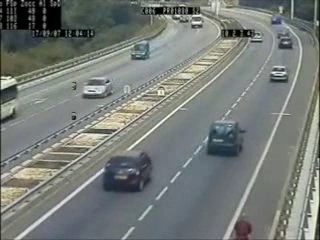
#> input picture frame 75 of MasterOpenCV/images/cars.avi, 320 x 240 px
$ jupyter execute '43 - Optical Flow Object Detection.ipynb'
#> lines starting #> are read from the running program, lines starting #| are printed output that depends on the picture; after the words box and inside, x2 and y2 are one past the last pixel; in counts of white or black regions, pixels touching at a corner belong together
[cell 1]
import numpy as np
import cv2

[cell 2]
# Load video stream
cap = cv2.VideoCapture('./MasterOpenCV/images/cars.avi')

# Set parameters for ShiTomasi corner detection
feature_params = dict( maxCorners = 100,
                       qualityLevel = 0.3,
                       minDistance = 7,
                       blockSize = 7 )

# Set parameters for lucas kanade optical flow
lucas_kanade_params = dict( winSize  = (15,15),
                  maxLevel = 2,
                  criteria = (cv2.TERM_CRITERIA_EPS | cv2.TERM_CRITERIA_COUNT, 10, 0.03))

# Create some random colors
# Used to create our trails for object movement in the image
color = np.random.randint(0,255,(100,3))

# Take first frame and find corners in it
ret, prev_frame = cap.read()
#> prev_frame is the input picture: shape (240, 320, 3); mean B, G, R 120, 123.9, 118.8
prev_gray = cv2.cvtColor(prev_frame, cv2.COLOR_BGR2GRAY)

# Find inital corner locations
prev_corners = cv2.goodFeaturesToTrack(prev_gray, mask = None, **feature_params)
#> prev_corners = 38 rows, first 8: [164, 11], [2, 79], [1, 86], [177, 12], [190, 11], [152, 9], [197, 11], [160, 92]

mask = np.zeros_like(prev_frame)

while(1):
    ret, frame = cap.read()
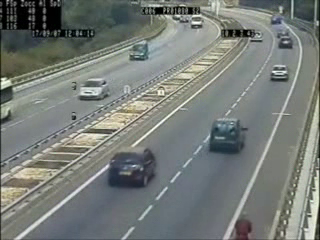
#> input picture frame 76 of MasterOpenCV/images/cars.avi, 320 x 240 px
#> frame is the input picture: shape (240, 320, 3); mean B, G, R 119.9, 124, 118.8
    frame_gray = cv2.cvtColor(frame, cv2.COLOR_BGR2GRAY)

    # calculate optical flow
    new_corners, status, errors = cv2.calcOpticalFlowPyrLK(prev_gray,
                                                           frame_gray,
                                                           prev_corners,
                                                           None,
                                                           **lucas_kanade_params)
#> new_corners = 38 rows, first 8: [164, 11.01], [-3.48, 80.46], [-3.05, 86.7], [177.1, 12], [190, 11.04], [152, 9.03], [197, 11.08], [160, 92]; status = 38 values from 1 to 1; errors = 38 values, max 38.46 at index 2, min 0.48 at index 30, mean 4.9

    # Select and store good points
    good_new = new_corners[status==1]
#> good_new = 38 pairs, first value -3.48 to 318, second value 1 to 230
    good_old = prev_corners[status==1]
#> good_old = 38 pairs, first value 1 to 318, second value 1 to 230

    # Draw the tracks
    for i,(new,old) in enumerate(zip(good_new, good_old)):
        a, b = new.ravel()
        c, d = old.ravel()
        mask = cv2.line(mask, (a,b),(c,d), color[i].tolist(), 2)
        frame = cv2.circle(frame, (a,b), 5, color[i].tolist(),-1)
#> this loop made 38 passes
#> (a, b, c, d) on passes 1 to 12: (164, 11.01, 164, 11), (-3.48, 80.46, 2, 79), (-3.05, 86.7, 1, 86), (177.1, 12, 177, 12), (190, 11.04, 190, 11), (152, 9.03, 152, 9), (197, 11.08, 197, 11), (160, 92, 160, 92), (249.1, 33.81, 249, 34), (307, 217, 307, 217), (304, 230, 304, 230), (79, 34, 79, 34)
#> pass 2, `mask = cv2.line(mask, (a,b),(c,d), color[i].tolist(), 2)`:
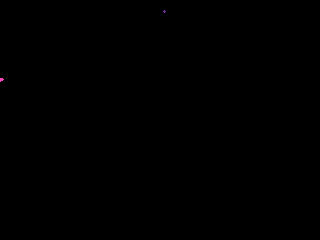
#> mask: shape (240, 320, 3); mean of channels 0, 1, 2 0, 0, 0; drawn as B, G, R
#> after the loop:
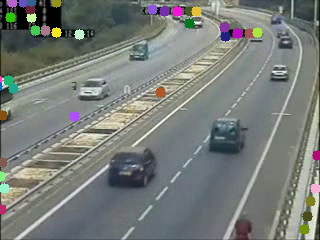
#> frame: shape (240, 320, 3); mean B, G, R 120.7, 124.9, 120.2
#> after the loop:
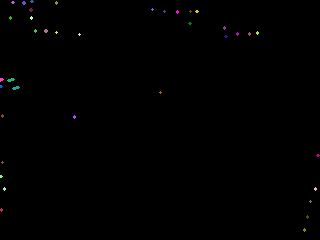
#> mask: shape (240, 320, 3); 0.39% of pixels changed, all inside (x1, y1, x2, y2) = (0, 0, 320, 232); drawn as B, G, R

    img = cv2.add(frame,mask)

    # Show Optical Flow
    cv2.imshow('Optical Flow - Lucas-Kanade',img)
    if cv2.waitKey(1) == 13: #13 is the Enter Key
#> (key Esc is pressed here)
        break

    # Now update the previous frame and previous points
    prev_gray = frame_gray.copy()
    prev_corners = good_new.reshape(-1,1,2)
#> prev_corners has the same summary as new_corners

cv2.destroyAllWindows()
cap.release()

## Dense Optical Flow

[cell 3]
import cv2
import numpy as np

# Load video stream
cap = cv2.VideoCapture("./MasterOpenCV/images/cars.avi")

# Get first frame
ret, first_frame = cap.read()
previous_gray = cv2.cvtColor(first_frame, cv2.COLOR_BGR2GRAY)
hsv = np.zeros_like(first_frame)
hsv[...,1] = 255

while True:

    # Read of video file
    ret, frame2 = cap.read()
    next = cv2.cvtColor(frame2,cv2.COLOR_BGR2GRAY)

    # Computes the dense optical flow using the Gunnar Farneback’s algorithm
    flow = cv2.calcOpticalFlowFarneback(previous_gray, next,
                                        None, 0.5, 3, 15, 3, 5, 1.2, 0)

    # use flow to calculate the magnitude (speed) and angle of motion
    # use these values to calculate the color to reflect speed and angle
    magnitude, angle = cv2.cartToPolar(flow[...,0], flow[...,1])
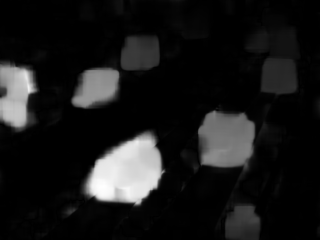
#> magnitude: shape (240, 320) float32; min 1.53e-05, max 6.73, mean 0.675; drawn with min black and max white
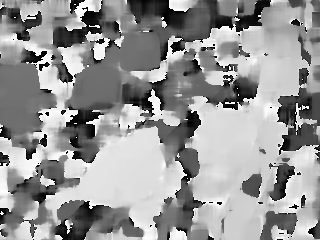
#> angle: shape (240, 320) float32; min 5.17e-05, max 6.28, mean 3.72; drawn with min black and max white
    hsv[...,0] = angle * (180 / (np.pi/2))
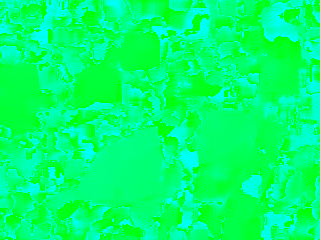
#> hsv: shape (240, 320, 3); mean of channels 0, 1, 2 110.8, 255, 0; drawn as B, G, R
    hsv[...,2] = cv2.normalize(magnitude, None, 0, 255, cv2.NORM_MINMAX)
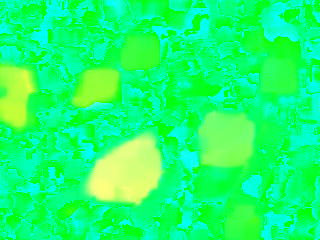
#> hsv: shape (240, 320, 3); mean of channels 0, 1, 2 110.8, 255, 25.1; drawn as B, G, R
    final = cv2.cvtColor(hsv, cv2.COLOR_HSV2BGR)
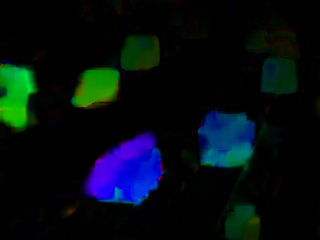
#> final: shape (240, 320, 3); mean B, G, R 16.3, 12.8, 3.4

    # Show our demo of Dense Optical Flow
    cv2.imshow('Dense Optical Flow', final)
    if cv2.waitKey(1) == 13: #13 is the Enter Key
#> (key Esc is pressed here)
        break

    # Store current image as previous image
    previous_gray = next

cap.release()
cv2.destroyAllWindows()

$ run again, starting later in the video
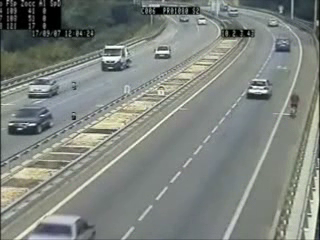
#> input picture frame 337 of MasterOpenCV/images/cars.avi, 320 x 240 px
#> prev_frame is the input picture: shape (240, 320, 3); mean B, G, R 126.3, 131.7, 126
#> `prev_corners = cv2.goodFeaturesToTrack(prev_gray, mask = None, **featu..`: prev_corners = 47 rows, first 8: [165, 12], [122, 50], [173, 9], [190, 11], [152, 9], [249, 34], [73, 118], [122, 58]
#> new_corners = 47 rows, first 8: [165, 12], [120.3, 50.52], [173, 8.99], [190, 10.98], [152, 9], [249, 34], [73.01, 118], [120.3, 58.49]; status = 47 values from 1 to 1; errors = 47 values, max 25.78 at index 43, min 0 at index 39, mean 3.5
#> good_new = 47 pairs, first value 2.01 to 315, second value 2.99 to 228
#> good_old = 47 pairs, first value 2 to 315, second value 3 to 228
#> the loop `for i,(new,old) in enumerate(zip(good_new, good_old)):` made 47 passes
#> (a, b, c, d) on passes 1 to 8: (165, 12, 165, 12), (120.3, 50.52, 122, 50), (173, 8.99, 173, 9), (190, 10.98, 190, 11), (152, 9, 152, 9), (249, 34, 249, 34), (73.01, 118, 73, 118), (120.3, 58.49, 122, 58)
#> after the loop `for i,(new,old) in enumerate(zip(good_new, good_old)):`:
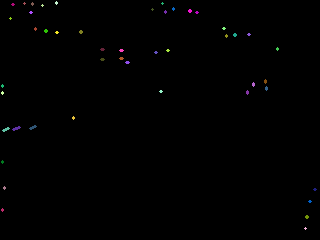
#> mask: shape (240, 320, 3); mean of channels 0, 1, 2 0.7, 0.7, 0.7; drawn as B, G, R
#> `prev_corners = good_new.reshape(-1,1,2)`: prev_corners has the same summary as new_corners
#> `final = cv2.cvtColor(hsv, cv2.COLOR_HSV2BGR)`:
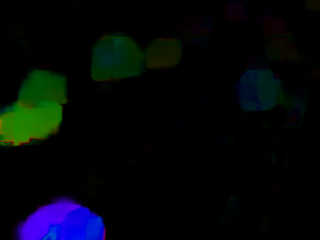
#> final: shape (240, 320, 3); mean B, G, R 9.3, 6.9, 3.2

$ run again, starting later in the video
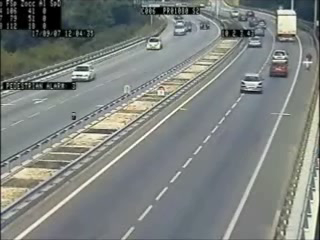
#> input picture frame 600 of MasterOpenCV/images/cars.avi, 320 x 240 px
#> prev_frame is the input picture: shape (240, 320, 3); mean B, G, R 126.6, 129.8, 124.9
#> `prev_corners = cv2.goodFeaturesToTrack(prev_gray, mask = None, **featu..`: prev_corners = 50 rows, first 8: [290, 7], [165, 12], [5, 87], [278, 13], [190, 11], [152, 9], [157, 45], [293, 16]
#> new_corners = 50 rows, first 8: [290, 6.94], [165, 11.98], [4.99, 87], [277.9, 12.78], [190, 11], [152, 9], [156.1, 45.22], [292.9, 15.92]; status = 50 values from 1 to 1; errors = 50 values, max 12.91 at index 29, min 0.0635 at index 45, mean 3.69
#> good_new = 50 pairs, first value 1.01 to 315, second value 1 to 229
#> good_old = 50 pairs, first value 1 to 315, second value 1 to 229
#> the loop `for i,(new,old) in enumerate(zip(good_new, good_old)):` made 50 passes
#> (a, b, c, d) on passes 1 to 8: (290, 6.94, 290, 7), (165, 11.98, 165, 12), (4.99, 87, 5, 87), (277.9, 12.78, 278, 13), (190, 11, 190, 11), (152, 9, 152, 9), (156.1, 45.22, 157, 45), (292.9, 15.92, 293, 16)
#> after the loop `for i,(new,old) in enumerate(zip(good_new, good_old)):`:
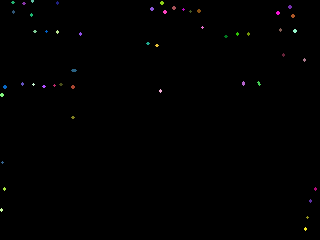
#> mask: shape (240, 320, 3); mean of channels 0, 1, 2 0.7, 0.7, 0.7; drawn as B, G, R
#> `prev_corners = good_new.reshape(-1,1,2)`: prev_corners has the same summary as new_corners
#> `final = cv2.cvtColor(hsv, cv2.COLOR_HSV2BGR)`:
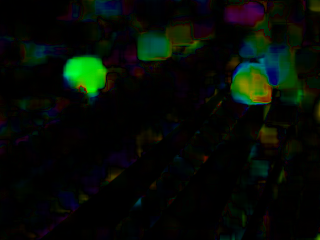
#> final: shape (240, 320, 3); mean B, G, R 5.4, 11.5, 5.4
